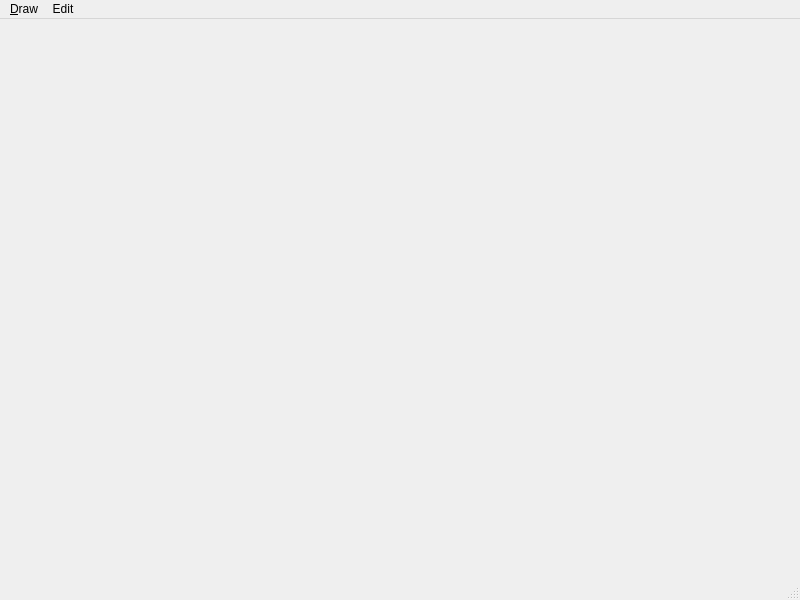
<?xml version="1.0" encoding="UTF-8"?>
<ui version="4.0">
 <class>MainWindow</class>
 <widget class="QMainWindow" name="MainWindow">
  <property name="geometry">
   <rect>
    <x>0</x>
    <y>0</y>
    <width>800</width>
    <height>600</height>
   </rect>
  </property>
  <property name="windowTitle">
   <string>MainWindow</string>
  </property>
  <widget class="QWidget" name="centralwidget"/>
  <widget class="QMenuBar" name="menubar">
   <property name="geometry">
    <rect>
     <x>0</x>
     <y>0</y>
     <width>800</width>
     <height>22</height>
    </rect>
   </property>
   <widget class="QMenu" name="menuDraw">
    <property name="title">
     <string>&amp;Draw</string>
    </property>
    <widget class="QMenu" name="menuProperties">
     <property name="title">
      <string>&amp;Properties</string>
     </property>
     <addaction name="actionSet_Page"/>
     <addaction name="actionSet_PassWord"/>
    </widget>
    <addaction name="actionDraw_Circle"/>
    <addaction name="actionDraw_Rectangle"/>
    <addaction name="actionDraw_Line"/>
    <addaction name="separator"/>
    <addaction name="menuProperties"/>
   </widget>
   <widget class="QMenu" name="menuEdit">
    <property name="title">
     <string>Edit</string>
    </property>
    <addaction name="actionCut"/>
    <addaction name="actionCopy"/>
    <addaction name="actionPaste"/>
   </widget>
   <addaction name="menuDraw"/>
   <addaction name="menuEdit"/>
  </widget>
  <widget class="QStatusBar" name="statusbar"/>
  <action name="actionDraw_Circle">
   <property name="text">
    <string>Draw &amp;Circle</string>
   </property>
   <property name="toolTip">
    <string>to Draw Circle</string>
   </property>
  </action>
  <action name="actionDraw_Rectangle">
   <property name="text">
    <string>Draw &amp;Rectangle</string>
   </property>
  </action>
  <action name="actionDraw_Line">
   <property name="text">
    <string>Draw &amp;Line</string>
   </property>
  </action>
  <action name="actionSet_Page">
   <property name="text">
    <string>Set Page</string>
   </property>
  </action>
  <action name="actionSet_PassWord">
   <property name="text">
    <string>Set PassWord</string>
   </property>
  </action>
  <action name="actionCut">
   <property name="text">
    <string>Cut</string>
   </property>
  </action>
  <action name="actionCopy">
   <property name="text">
    <string>Copy</string>
   </property>
  </action>
  <action name="actionPaste">
   <property name="text">
    <string>Paste</string>
   </property>
  </action>
 </widget>
 <resources/>
 <connections/>
</ui>
